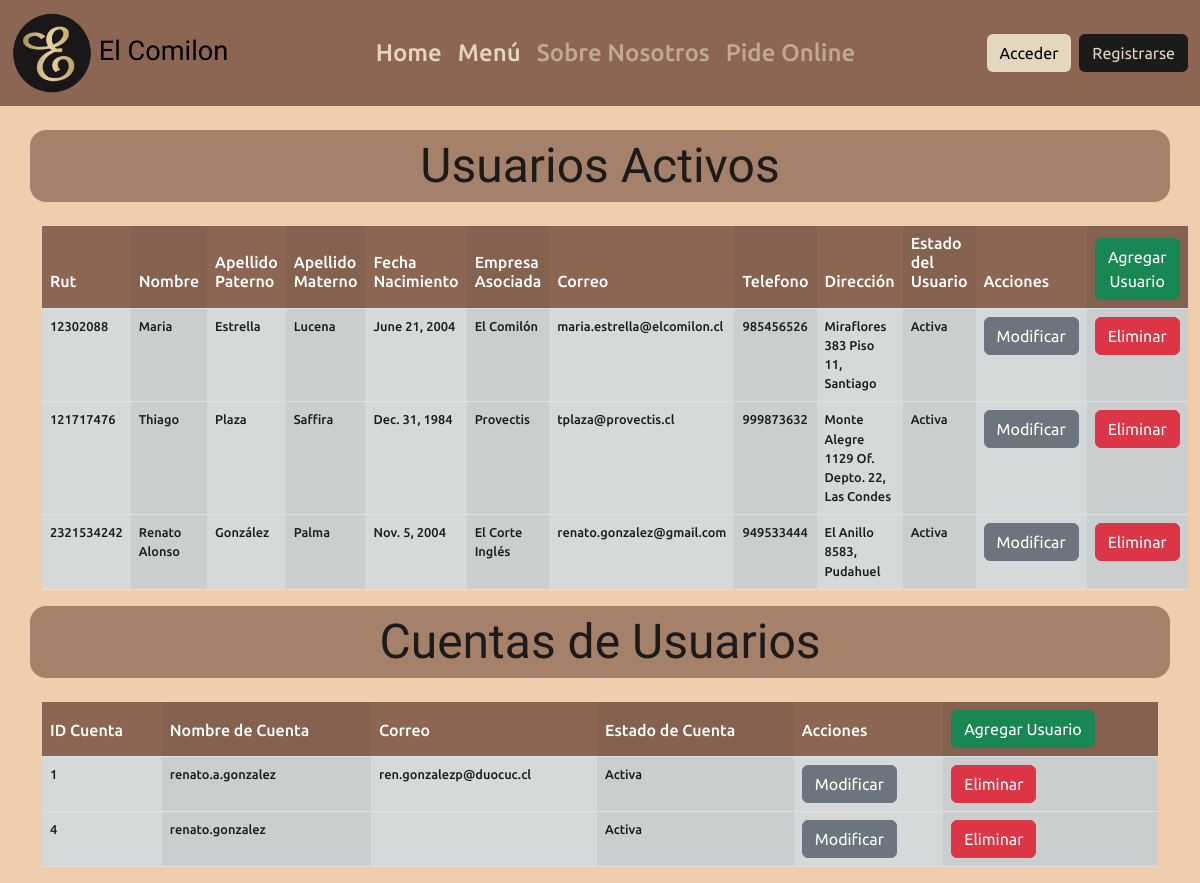
Before: /clientes/crud with the older database file.
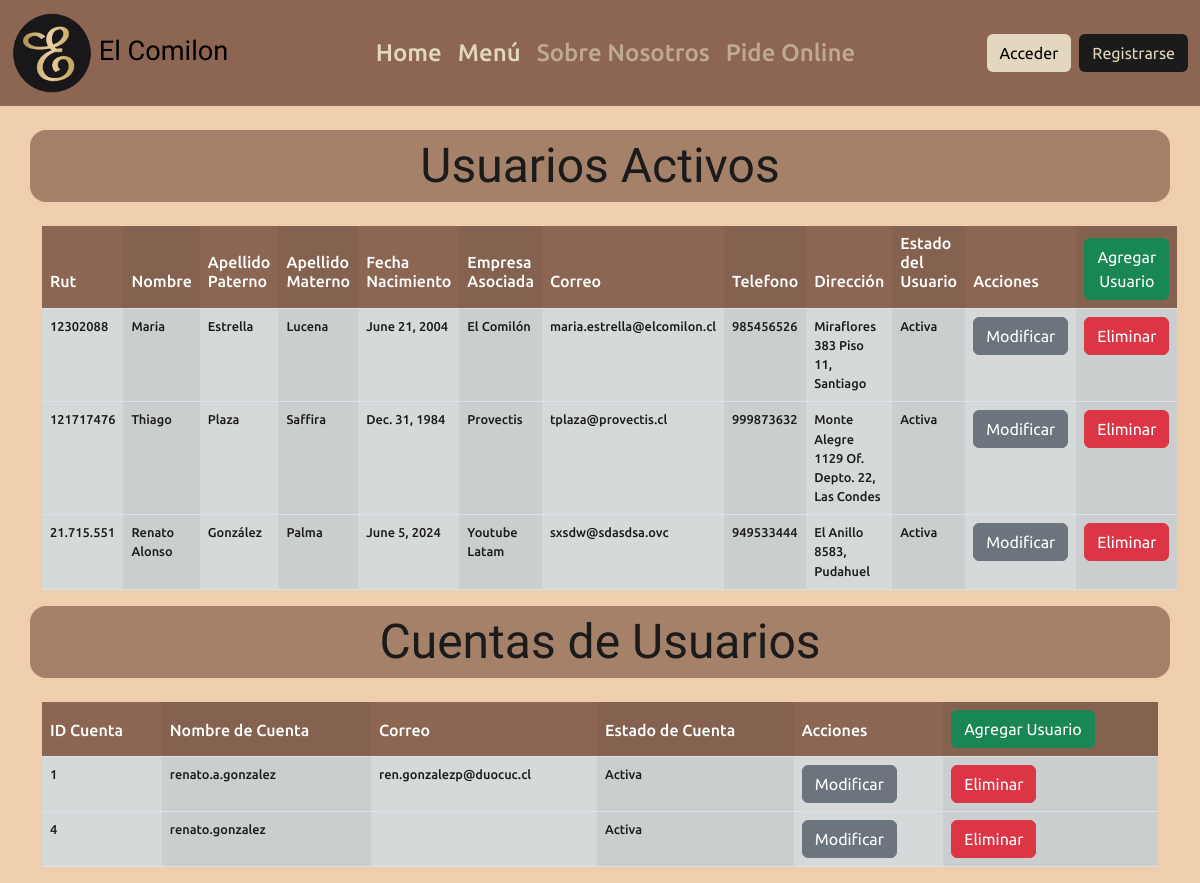
After: the same page with the newer database file.
### clientes/models.py (models this page shows, shortened)
class Usuario(models.Model):
    rut = models.CharField(primary_key=True,max_length=10)
    nombre = models.CharField(max_length=30)
    apellido_paterno = models.CharField(max_length=30)
    apellido_materno = models.CharField(max_length=30)
    fecha_nacimiento = models.DateField(blank=False, null=False)
    id_empresa_asociada = models.ForeignKey('Empresa',on_delete=models.CASCADE, db_column='id_empresa')
    correo = models.EmailField(unique=True, max_length=150, blank=True, null=True)
    telefono = models.CharField(max_length=9)
    direccion = models.CharField(max_length=50, blank=True, null=True)
    activo = models.IntegerField(default=1)

class Empresa(models.Model):
    id_empresa = models.AutoField(db_column='id_empresa', primary_key=True)
    nombre_empresa = models.CharField(max_length=100, blank=False, null=False)
    def __str__(self):
        return str(self.nombre_empresa)

### clientes/views.py (the view)
# urls.py: path('crud', views.administrador_crud, name='crud'),
def administrador_crud(request):
    usuarios = Usuario.objects.all()
    empresa_asociada = Empresa.objects.all()
    cuentas_usuarios = User.objects.all()
    context = {
        'usuarios':usuarios,
        'empresa_asociada':empresa_asociada,
        'cuentas_usuarios' : cuentas_usuarios
    }
    return render(request, 'administrador/administrador_crud.html',context)

### clientes/templates/administrador/administrador_crud.html (shortened to what this page needs)
{% extends '../clientes_base.html' %}
{% load static %}
{% block content %}
    <div> {% include 'components/navbar_loged.html' %} </div>
    <br>
    <div class="container title-administracion">
        <span>Usuarios Activos</span>
    </div>
    <br>
    <div class="container">
        <table>
            <table class="table-content table table-hover table-striped-columns">
                <thead>
                    <th scope="col"><h6>Rut</h6></th>
                    <th scope="col"><h6>Nombre</h6></th>
                    <th scope="col"><h6>Apellido Paterno</h6></th>
                    <th scope="col"><h6>Apellido Materno</h6></th>
                    <th scope="col"><h6>Fecha Nacimiento</h6></th>
                    <th scope="col"><h6>Empresa Asociada</h6></th>
                    <th scope="col"><h6>Correo</h6></th>
                    <th scope="col"><h6>Telefono</h6></th>
                    <th scope="col"><h6>Dirección</h6></th>
                    <th scope="col"><h6>Estado del Usuario</h6></th>
                    <th scope="col"><h6>Acciones</h6></th>
                    <th scope="col"><a href="{% url 'administrador_registro_usuario' %}"><button class="btn btn-success">Agregar Usuario</button></a></th>
            </thead>
            {% if usuarios %}
            {% for user in usuarios %}
                <tr class="table-content">
                {% if user.activo == 1 %}
                    <td>{{ user.rut }}</td>
                    <td>{{ user.nombre }}</td>
                    <td>{{ user.apellido_paterno }}</td>
                    <td>{{ user.apellido_materno }}</td>
                    <td>{{ user.fecha_nacimiento }}</td>
                    <td>{{ user.id_empresa_asociada }}</td>
                    <td>{{ user.correo }}</td>
                    <td>{{ user.telefono }}</td>
                    <td>{{ user.direccion }}</td>
                    <td>Activa</td>
                    <td><a href="{% url 'administrador_modificacion_usuario' user_rut=user.rut %}"><button class="btn btn-secondary">Modificar</button></a></td>
                    <td><a href="{% url 'administrador_eliminacion_usaurio' user_rut=user.rut %}"><button class="btn btn-danger">Eliminar</button></a></td>
                {% endif %}
                </tr>
                {% endfor %}
            {% endif %}
        </table>
    </div>
    <div class="container title-administracion">
        <span>Cuentas de Usuarios</span>
    </div>
    <br>
    <div class="container">
        <table>
                <table class="table-content table table-hover table-striped-columns">
                    <thead class="nav-button">
                        <th scope="col"><h6>ID Cuenta</h6></th>
                        <th scope="col"><h6>Nombre de Cuenta</h6></th>
                        <th scope="col"><h6>Correo</h6></th>
                        <th scope="col"><h6>Estado de Cuenta</h6></th>
                        <th scope="col"><h6>Acciones</h6></th>
                        <th scope="col"><a href="{% url 'administrador_agregar_cuenta' %}"><button class="btn btn-success">Agregar Usuario</button></a></th>
                </thead>
            {% if cuentas_usuarios %}
                {% for account_user in cuentas_usuarios %}
                    {% if user.username != account_user.username %}
                    <tr class="table-content">
                        <td>{{ account_user.id }}</td>
                        <td>{{ account_user.username }}</td>
                        <td>{{ account_user.email }}</td>
                        {% if account_user.is_active == True %}
                        <td>Activa</td>
                        {% else %}
                        <td>Deshabilitada</td>
                        {% endif %}
                        <td><a href="{% url 'modificar_cuenta_usuario' user_id=account_user.id %}"><button class="btn btn-secondary">Modificar</button></a></td>
                        <td><a href="{% url 'eliminar_cuenta_usuario' user_id=account_user.id %}"><button class="btn btn-danger">Eliminar</button></a></td>
                    </tr>
                    {% endif %}
                {% endfor %}
            {% endif %}
        </table>
    </div>
{% endblock %}

### clientes/templates/clientes_base.html (shortened to what this page needs)
{% load static %}
<!DOCTYPE html>
<html lang="es">
    <head>
        <link rel="stylesheet" href="{% static 'css/base_styles.css' %}">
        <link href="https://cdn.jsdelivr.net/npm/bootstrap@5.3.3/dist/css/bootstrap.min.css" rel="stylesheet">
    </head>
    <body id="bd-color-background" class="font">
        {% block content %}
        {% endblock %}
    </body>
</html>

### templates/components/navbar_loged.html (shortened to what this page needs)
{% load static %}
<nav class="navbar nav-background navbar-expand-lg">
    <div class="container-fluid">
    <a class="navbar-brand" href="#">
        <span class="font-nav">
            <img src="{% static 'images/logo-el-comilon.png' %}" alt="Logotipo" class="logo-nav">
            El Comilon
        </span>
    </a>
    <div class="collapse navbar-collapse d-flex justify-content-center" id="navbarNav">
        <ul class="navbar-nav">
            <li class="nav-item">
                <a class="nav-link active nav-font" aria-current="page" href="{% url 'home' %}">Home</a>
            </li>
            <li class="nav-item">
                <a class="nav-link active nav-font" aria-current="page" href="{% url 'menu' %}">Menú</a>
            </li>
            <li class="nav-item">
                <a class="nav-link nav-font disabled" aria-current="page" target="_blank">Sobre Nosotros</a>
            </li>
            <li class="nav-item">
                <a class="nav-link nav-font disabled" aria-current="page" target="_blank">Pide Online</a>
            </li>
        </ul>
    </div>
    <div class="d-grid gap-2 d-md-flex justify-content-md-end">
        {% if user.is_authenticated %}
            <form action="{% url 'logout' %}">
                {% csrf_token %}
                <button class="btn nav-button" type="button">{{ user.username }}</button>
                <button class="btn nav-button-login" type="submit">Cerrar Sesión</button>
            </form>
        {% else %}
            <a href="{% url 'login' %}">
                <button class="btn nav-button" type="button">Acceder</button>
            </a>
            <a href="{% url 'registro' %}">
                <button class="btn nav-button-login" type="button">Registrarse</button>
            </a>
        {% endif %}
    </div>
</div>
</nav>

### static/css/base_styles.css (style rules this page uses)
.font { font-family: "Ubuntu", sans-serif; font-weight: 500; font-style: normal; }
.title-administracion { font-family: "Playwrite IT Moderna", cursive; font-optical-sizing: auto; font-weight: 400; font-style: normal; font-size: 1.7rem; color: rgb(27, 27, 27); background-color: #8c6653bc; border-radius: 1rem; text-align: center; font-size: 3rem; }
th { background-color: #8c6653 !important; color: white !important; }
td { background-color: #D6D9D9 !important; color: rgb(27, 27, 27) !important; font-size: 0.8rem; }
.font-nav { font-family: "Playwrite IT Moderna", cursive; font-optical-sizing: auto; font-weight: 400; font-style: normal; font-size: 1.7rem; color: black; }
.nav-font { font-size: 1.5rem !important; color: #e3d7bf !important; }
.nav-button { background-color: #e3d7bf !important; color: black !important; font-size: 1rem !important; }
.nav-button-login { background-color: rgb(27, 27, 27) !important; color: #e3d7bf !important; }
.disabled { cursor: not-allowed; pointer-events: none; opacity: 60%; }
#bd-color-background { background-color: #efcead !important; }
.nav-background { background-color: #8c6653; }
.logo-nav { height: 80px; width: 80px; }

Changed rows visible on the page:
removed Usuario: rut "2321534242", nombre "Renato Alonso", apellido_paterno "González", apellido_materno "Palma", fecha_nacimiento "Nov. 5, 2004", id_empresa_asociada "El Corte Inglés", correo "renato.gonzalez@gmail.com", telefono "949533444", direccion "El Anillo 8583, Pudahuel"
added Usuario: rut "21.715.551", nombre "Renato Alonso", apellido_paterno "González", apellido_materno "Palma", fecha_nacimiento "June 5, 2024", id_empresa_asociada "Youtube Latam", correo "sxsdw@sdasdsa.ovc", telefono "949533444", direccion "El Anillo 8583, Pudahuel"
